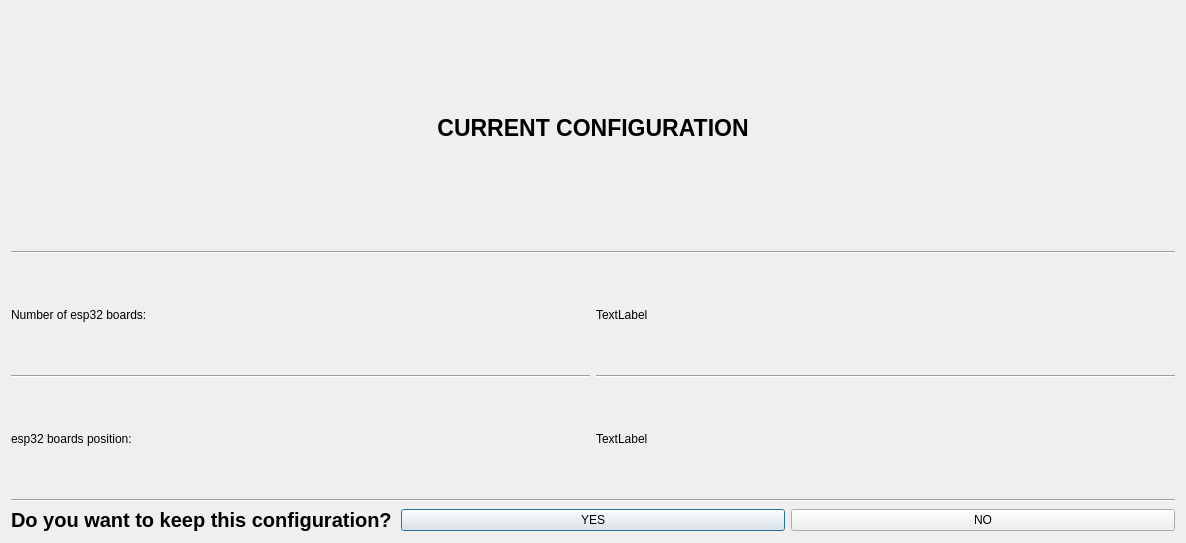
<?xml version="1.0" encoding="UTF-8"?>
<ui version="4.0">
 <class>Dialog2</class>
 <widget class="QDialog" name="Dialog2">
  <property name="geometry">
   <rect>
    <x>0</x>
    <y>0</y>
    <width>1186</width>
    <height>543</height>
   </rect>
  </property>
  <property name="minimumSize">
   <size>
    <width>1186</width>
    <height>543</height>
   </size>
  </property>
  <property name="windowTitle">
   <string>Dialog</string>
  </property>
  <layout class="QHBoxLayout" name="horizontalLayout_4">
   <item>
    <layout class="QGridLayout" name="gridLayout_2">
     <item row="2" column="0">
      <layout class="QGridLayout" name="gridLayout">
       <item row="2" column="0">
        <widget class="QLabel" name="label_4">
         <property name="text">
          <string>esp32 boards position:</string>
         </property>
        </widget>
       </item>
       <item row="1" column="0">
        <widget class="Line" name="line_3">
         <property name="orientation">
          <enum>Qt::Horizontal</enum>
         </property>
        </widget>
       </item>
       <item row="0" column="1">
        <widget class="QLabel" name="esp_number_label">
         <property name="text">
          <string>TextLabel</string>
         </property>
        </widget>
       </item>
       <item row="0" column="0">
        <widget class="QLabel" name="label_2">
         <property name="text">
          <string>Number of esp32 boards:</string>
         </property>
        </widget>
       </item>
       <item row="2" column="1">
        <widget class="QLabel" name="esp_coordinates_label">
         <property name="text">
          <string>TextLabel</string>
         </property>
        </widget>
       </item>
       <item row="1" column="1">
        <widget class="Line" name="line_5">
         <property name="orientation">
          <enum>Qt::Horizontal</enum>
         </property>
        </widget>
       </item>
      </layout>
     </item>
     <item row="0" column="0" alignment="Qt::AlignHCenter|Qt::AlignVCenter">
      <widget class="QLabel" name="title_label">
       <property name="font">
        <font>
         <pointsize>17</pointsize>
         <weight>75</weight>
         <bold>true</bold>
        </font>
       </property>
       <property name="text">
        <string>CURRENT CONFIGURATION</string>
       </property>
       <property name="textFormat">
        <enum>Qt::AutoText</enum>
       </property>
       <property name="alignment">
        <set>Qt::AlignHCenter|Qt::AlignTop</set>
       </property>
      </widget>
     </item>
     <item row="4" column="0">
      <layout class="QHBoxLayout" name="horizontalLayout">
       <item>
        <layout class="QHBoxLayout" name="horizontalLayout_3">
         <item>
          <widget class="QLabel" name="label">
           <property name="font">
            <font>
             <pointsize>15</pointsize>
             <weight>75</weight>
             <bold>true</bold>
            </font>
           </property>
           <property name="text">
            <string>Do you want to keep this configuration?</string>
           </property>
          </widget>
         </item>
         <item>
          <widget class="QPushButton" name="yes_pushButton">
           <property name="text">
            <string>YES</string>
           </property>
          </widget>
         </item>
         <item>
          <widget class="QPushButton" name="no_pushButton">
           <property name="text">
            <string>NO</string>
           </property>
          </widget>
         </item>
        </layout>
       </item>
      </layout>
     </item>
     <item row="1" column="0">
      <widget class="Line" name="line_6">
       <property name="orientation">
        <enum>Qt::Horizontal</enum>
       </property>
      </widget>
     </item>
     <item row="3" column="0">
      <widget class="Line" name="line">
       <property name="font">
        <font>
         <weight>50</weight>
         <bold>false</bold>
        </font>
       </property>
       <property name="orientation">
        <enum>Qt::Horizontal</enum>
       </property>
      </widget>
     </item>
    </layout>
   </item>
  </layout>
 </widget>
 <resources/>
 <connections/>
</ui>
